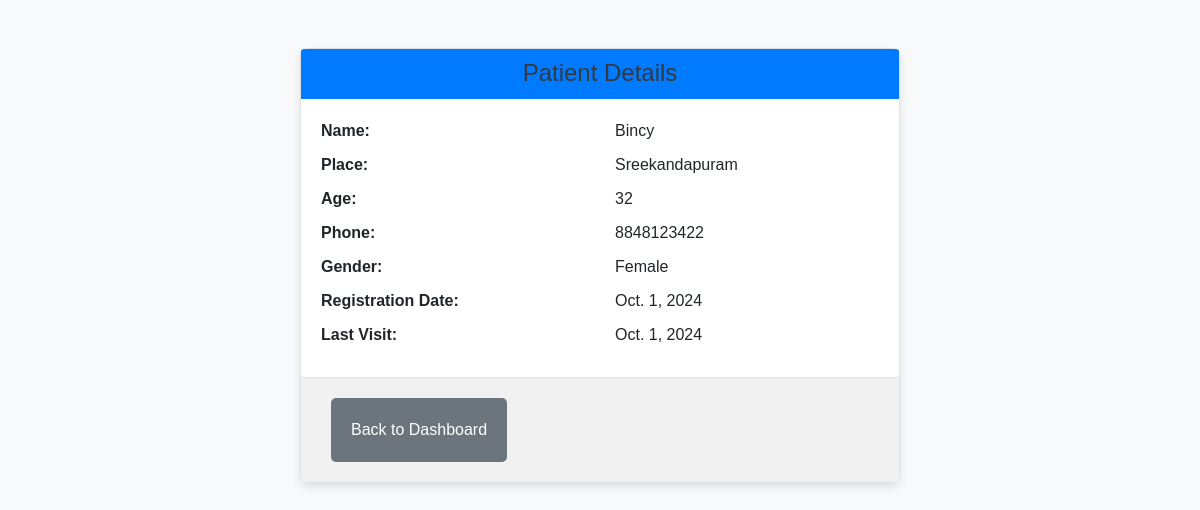
The app's page /patient/d41b7574/ with its own data.
### core/models.py (models this page shows, shortened)
class Patient(models.Model):
    GENDER_CHOICES = [
        ('Male', 'Male'),
        ('Female', 'Female'),
        ('Other', 'Other'),
    ]
    name = models.CharField(max_length=100)
    place = models.CharField(max_length=100)
    age = models.IntegerField()
    phone = models.CharField(max_length=15)
    gender = models.CharField(max_length=10, choices=GENDER_CHOICES, default='Male')
    reg_id = models.CharField(max_length=10, unique=True)
    paid_amount = models.DecimalField(max_digits=10, decimal_places=2, null=True, blank=True)
    registered_at = models.DateField()  # Changed to store the entered date
    last_visit = models.DateField(null=True, blank=True)

### core/views.py (the view)
# urls.py: path('patient/<str:reg_id>/', views.patient_details, name='patient_details'),
def patient_details(request, reg_id):
    patient = get_object_or_404(Patient, reg_id=reg_id)
    return render(request, 'core/patient_details.html', {'patient': patient})

### core/templates/core/patient_details.html (shortened to what this page needs)
<!DOCTYPE html>
<html lang="en">
<head>
    {% load static %}
    <link rel="stylesheet" href="https://stackpath.bootstrapcdn.com/bootstrap/4.5.2/css/bootstrap.min.css">
    <link rel="stylesheet" href="{% static 'core/styles.css' %}">
</head>
<body>
    <div class="container mt-5">
        <div class="patient-card">
            <div class="card-header">
                <center><h2 class="card-title">Patient Details</h2></center>
            </div>
            <div class="card-body">
                <div class="row">
                    <div class="col-md-6">
                        <p><strong>Name:</strong></p>
                        <p><strong>Place:</strong></p>
                        <p><strong>Age:</strong></p>
                        <p><strong>Phone:</strong></p>
                        <p><strong>Gender:</strong></p>
                        <p><strong>Registration Date:</strong></p>
                        <p><strong>Last Visit:</strong></p>
                    </div>
                    <div class="col-md-6">
                        <p>{{ patient.name }}</p>
                        <p>{{ patient.place }}</p>
                        <p>{{ patient.age }}</p>
                        <p>{{ patient.phone }}</p>
                        <p>{{ patient.gender }}</p>
                        <p>{{ patient.registered_at }}</p>
                        <p>{{ patient.last_visit }}</p>
                    </div>
                </div>
            </div>
            <div class="card-footer">
                <a href="{% url 'dashboard' %}" class="btn btn-secondary">Back to Dashboard</a>
            </div>
        </div>
    </div>
</body>
</html>

### core/static/core/styles.css (style rules this page uses)
body { font-family: Arial, sans-serif; background-color: #f8f9fa; }
.container { max-width: 900px; margin: 0 auto; }
h1, h2 { color: #343a40; }
h2 { font-size: 1.5rem; }
.btn-secondary { background-color: #6c757d; border: none; margin:10px; padding: 20px; font-size: 16px; border-radius: 5px; transition: background-color 0.3s ease; }
.patient-card { max-width: 600px; margin: 20px auto; border: 1px solid #e0e0e0; border-radius: 8px; box-shadow: 0 4px 8px rgba(0, 0, 0, 0.1); background-color: #ffffff; }
.card-header { background-color: #007bff; color: #ffffff; padding: 10px 20px; border-bottom: 1px solid #007bff; border-radius: 8px 8px 0 0; }
.card-title { margin: 0; font-size: 1.5rem; }
.card-body { padding: 20px; }
.card-body p { font-size: 1rem; margin-bottom: 10px; }
.card-body p strong { font-weight: 600; }
.card-footer { background-color: #f1f1f1; padding: 10px 20px; border-top: 1px solid #e0e0e0; border-radius: 0 0 8px 8px; }

### records on screen
Patient: name "Bincy", place "Sreekandapuram", age "32", phone "8848123422", gender "Female", registered_at "Oct. 1, 2024", last_visit "Oct. 1, 2024"
